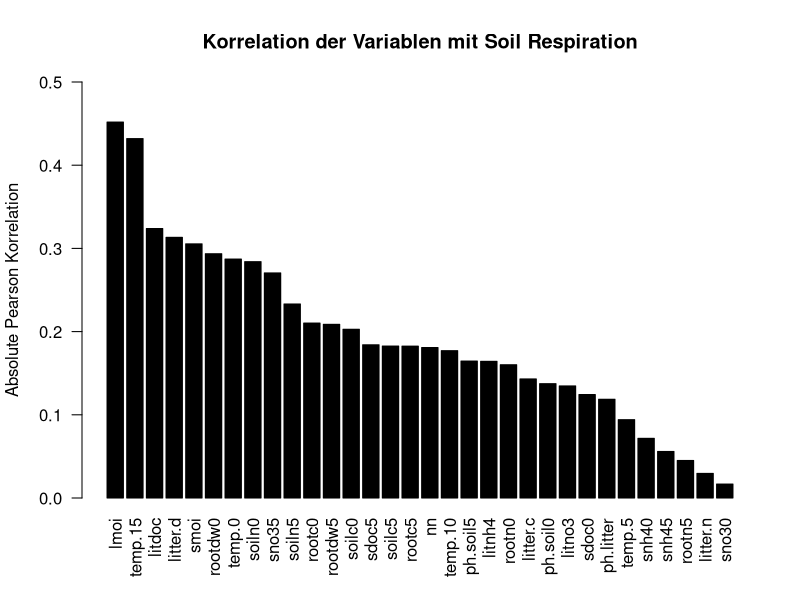
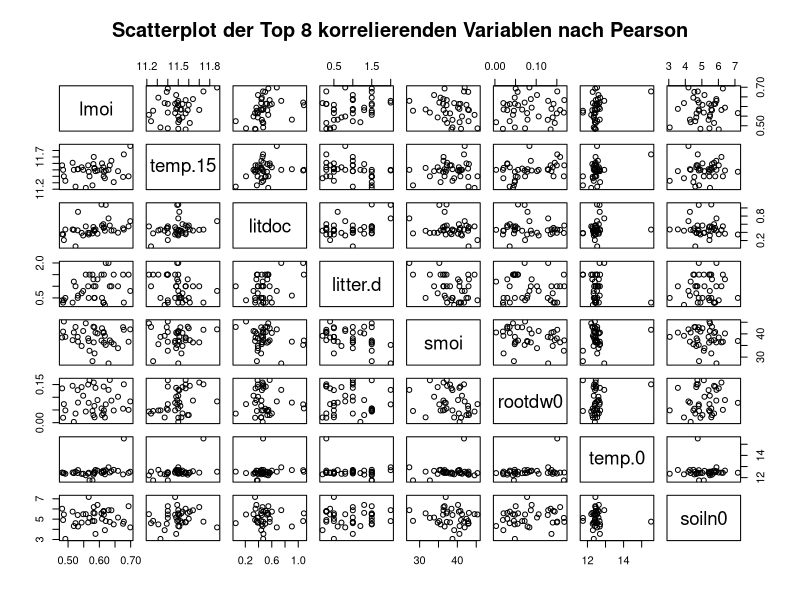
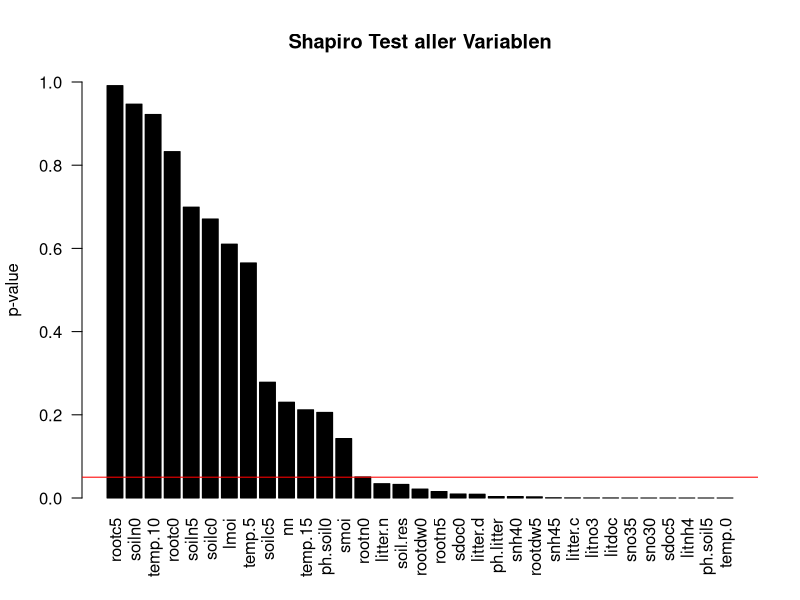
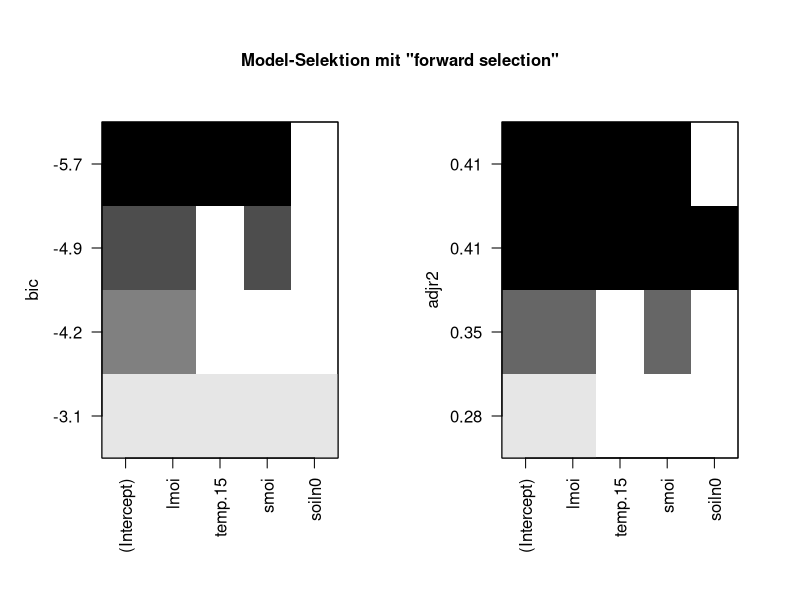

The R source for these figures, in order:
hainich <- read.csv("hainich.csv", sep = ";", dec = ".")

# Correlation mit Pearson
hainich.pear <- abs(cor(hainich))["soil.res",-1]
hainich.pear.ordered <- hainich.pear[order(hainich.pear, decreasing = T)]
barplot(hainich.pear.ordered, las = 2, ylim = c(0,0.5), col = "black",
        ylab = "Absolute Pearson Korrelation", main = "Korrelation der Variablen mit Soil Respiration")

names(hainich.pear.ordered)
pairs(~ lmoi + temp.15 + litdoc + litter.d  + smoi + rootdw0 + temp.0 + soiln0, data=hainich ,main="Scatterplot der Top 8 korrelierenden Variablen nach Pearson")

# Shapiro: normalverteilt?
hainich.shapiro <- mapply(function(x) shapiro.test(x)$p.value,hainich)
hainich.shapiro.ordered <- hainich.shapiro[order(hainich.shapiro, decreasing = T)]
barplot(hainich.shapiro.ordered, las = 2, ylim = c(0,1), col = "black",
        ylab = "p-value", main = "Shapiro Test aller Variablen")
abline(h=0.05, col="red")

hainich.normal <- hainich[names(hainich.shapiro.ordered[hainich.shapiro.ordered > 0.05])]



# sampling training data
set.seed(1337)
testFraction <- 0.2 #Fraction of data used for testing (estimate for integer sample size)
sampleCount <- dim(hainich)[1]
index <- sample(1:sampleCount, round(testFraction * sampleCount))
hainich.test <- hainich[index,]
hainich.train <- hainich[-index,]

null <- lm(soil.res ~ 1, data = hainich.train)
full <- lm(soil.res ~ 1 + lmoi + temp.15 + smoi + soiln0, data=hainich.train)

step(null, scope=list(lower=null, upper=full), direction="forward")

#info: http://www.stat.columbia.edu/~martin/W2024/R10.pdf
library("leaps")
hainich.leaps <- regsubsets(soil.res ~ 1 + lmoi + temp.15 + smoi + soiln0,
                             data=hainich.train, method = "forward")

summary(hainich.leaps)
par(mfrow=c(1,2))
plot(hainich.leaps, scale="bic")
plot(hainich.leaps, scale="adjr2")
mtext("Model-Selektion mit \"forward selection\"", side=3, outer=TRUE, line=-3.5, cex=1, font = 2)
summary(hainich.leaps)$bic
